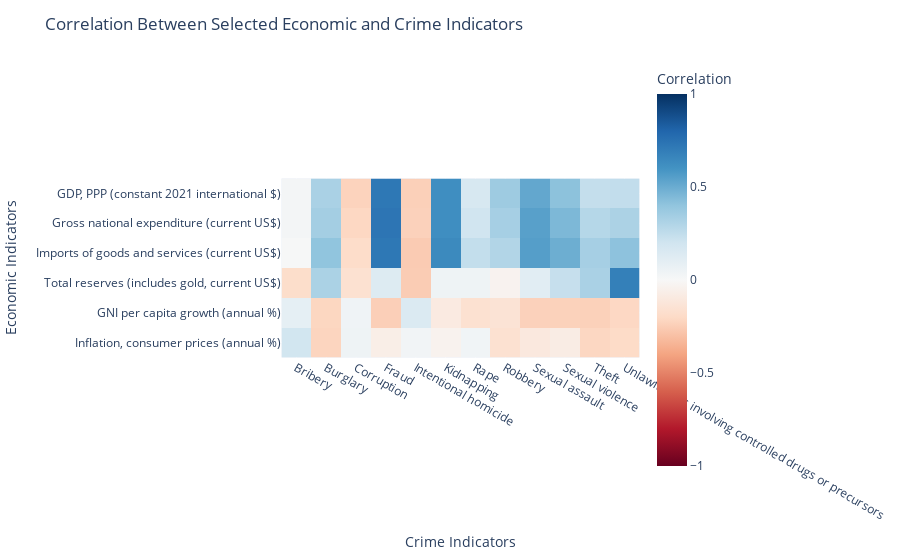

The notebook cell this image was saved under:
### Markdown cell above
### Verband tussen welvaart en verschillende misdaden

Met name fraude gebeurt meer in rijkere landen. In rijkere landen loont fraude wellicht meer doordat transacties gaan over grotere bedragen, een rijkere bevolking loont de fraudeur meer.

### Code cell
import pandas as pd
import plotly.express as px
import numpy as np

# === Load Data ===

# Crime dataset
crime_df = pd.read_csv("europe_crime_definitive_per_100k.csv")

# World Bank economic dataset
econ_df = pd.read_csv("world_bank_definitive.csv")

# === Filter and Preprocess ===

# Desired economic indicators
selected_indicators = [
"GDP, PPP (constant 2021 international $)",
"Gross national expenditure (current US$)",
"Imports of goods and services (current US$)",
"Total reserves (includes gold, current US$)",
"GNI per capita growth (annual %)",
"Inflation, consumer prices (annual %)"
]

# Filter econ_df for selected indicators
econ_filtered = econ_df[econ_df["Indicator Name"].isin(selected_indicators)]

# Pivot so each indicator becomes a column
econ_pivot = econ_filtered.pivot_table(
index=["Country Name", "Year"],
columns="Indicator Name",
values="Value"
).reset_index()

# Rename columns for convenience
econ_pivot.columns.name = None


# Merge on Country and Year
merged_df = pd.merge(econ_pivot, crime_df, on=['Country Name', 'Year'])

# Drop rows with missing values
merged_df.dropna(inplace=True)

# Extract actual column names
econ_cols = selected_indicators
crime_cols = [col for col in crime_df.columns if col not in ['Country Name', 'Year'] and col in merged_df.columns]

# Subset relevant columns
corr_data = merged_df[econ_cols + crime_cols].select_dtypes(include=[np.number])

# Recalculate available econ and crime columns (since some might have been dropped)
econ_cols_numeric = [col for col in econ_cols if col in corr_data.columns]
crime_cols_numeric = [col for col in crime_cols if col in corr_data.columns]

# Compute correlation matrix
correlation_matrix = corr_data.corr()
econ_crime_corr = correlation_matrix.loc[econ_cols_numeric, crime_cols_numeric]

# === Plot Heatmap ===
fig = px.imshow(
econ_crime_corr,
labels=dict(x="Crime Indicators", y="Economic Indicators", color="Correlation"),
x=econ_crime_corr.columns,
y=econ_crime_corr.index,
color_continuous_scale="RdBu",
zmin=-1, zmax=1,
)
fig.update_layout(title="Correlation Between Selected Economic and Crime Indicators")
fig.show()

### Figure 1 — Plotly figure (JSON) as saved in the notebook; plotly's stock layout.template omitted (floating-point values rounded to 4 significant figures)
{"data": [{"coloraxis": "coloraxis", "hovertemplate": "Crime Indicators: %{x}<br>Economic Indicators: %{y}<br>Correlation: %{z}<extra></extra>", "name": "0", "type": "heatmap", "x": ["Bribery", "Burglary", "Corruption", "Fraud", "Intentional homicide", "Kidnapping", "Rape", "Robbery", "Sexual assault", "Sexual violence", "Theft", "Unlawful acts involving controlled drugs or precursors"], "xaxis": "x", "y": ["GDP, PPP (constant 2021 international $)", "Gross national expenditure (current US$)", "Imports of goods and services (current US$)", "Total reserves (includes gold, current US$)", "GNI per capita growth (annual %)", "Inflation, consumer prices (annual %)"], "yaxis": "y", "z": [[0.0228, 0.3236, -0.2284, 0.7207, -0.2405, 0.6216, 0.1666, 0.3632, 0.5192, 0.4134, 0.2424, 0.2479], [0.02192, 0.3431, -0.2109, 0.7321, -0.2354, 0.6209, 0.1976, 0.3358, 0.546, 0.4523, 0.2873, 0.3179], [0.004229, 0.4019, -0.1885, 0.7212, -0.2588, 0.6414, 0.2441, 0.2981, 0.5547, 0.4933, 0.3376, 0.4105], [-0.1817, 0.3198, -0.1602, 0.1382, -0.2558, 0.0461, 0.04694, -0.03516, 0.1148, 0.2359, 0.3241, 0.6862], [0.09285, -0.2166, 0.04245, -0.2447, 0.1495, -0.09118, -0.1597, -0.1414, -0.2362, -0.2338, -0.2379, -0.2099], [0.1928, -0.2236, 0.04742, -0.0677, 0.03088, -0.03817, 0.0359, -0.1586, -0.1057, -0.07809, -0.2135, -0.1954]]}], "layout": {"coloraxis": {"cmax": 1, "cmin": -1, "colorbar": {"title": {"text": "Correlation"}}, "colorscale": [[0, "rgb(103,0,31)"], [0.1, "rgb(178,24,43)"], [0.2, "rgb(214,96,77)"], [0.3, "rgb(244,165,130)"], [0.4, "rgb(253,219,199)"], [0.5, "rgb(247,247,247)"], [0.6, "rgb(209,229,240)"], [0.7, "rgb(146,197,222)"], [0.8, "rgb(67,147,195)"], [0.9, "rgb(33,102,172)"], [1, "rgb(5,48,97)"]]}, "margin": {"t": 60}, "title": {"text": "Correlation Between Selected Economic and Crime Indicators"}, "xaxis": {"anchor": "y", "constrain": "domain", "domain": [0, 1], "scaleanchor": "y", "title": {"text": "Crime Indicators"}}, "yaxis": {"anchor": "x", "autorange": "reversed", "constrain": "domain", "domain": [0, 1], "title": {"text": "Economic Indicators"}}}}
